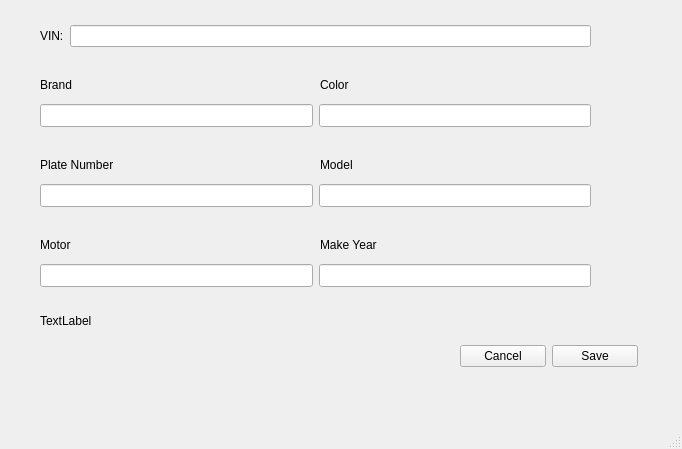
<?xml version="1.0" encoding="UTF-8"?>
<ui version="4.0">
 <class>NoteWindow</class>
 <widget class="QMainWindow" name="NoteWindow">
  <property name="geometry">
   <rect>
    <x>0</x>
    <y>0</y>
    <width>682</width>
    <height>449</height>
   </rect>
  </property>
  <property name="windowTitle">
   <string>MainWindow</string>
  </property>
  <widget class="QWidget" name="centralwidget">
   <widget class="QWidget" name="layoutWidget">
    <property name="geometry">
     <rect>
      <x>40</x>
      <y>20</y>
      <width>551</width>
      <height>32</height>
     </rect>
    </property>
    <layout class="QHBoxLayout" name="horizontalLayout">
     <item>
      <widget class="QLabel" name="fileLocationLabel">
       <property name="text">
        <string>VIN:</string>
       </property>
      </widget>
     </item>
     <item>
      <widget class="QLineEdit" name="carVIN"/>
     </item>
    </layout>
   </widget>
   <widget class="QWidget" name="layoutWidget">
    <property name="geometry">
     <rect>
      <x>460</x>
      <y>340</y>
      <width>178</width>
      <height>32</height>
     </rect>
    </property>
    <layout class="QHBoxLayout" name="horizontalLayout_2">
     <item>
      <widget class="QPushButton" name="CancelButton">
       <property name="text">
        <string>Cancel</string>
       </property>
      </widget>
     </item>
     <item>
      <widget class="QPushButton" name="saveButton">
       <property name="text">
        <string>Save</string>
       </property>
      </widget>
     </item>
    </layout>
   </widget>
   <widget class="QLabel" name="LastNameLabel">
    <property name="geometry">
     <rect>
      <x>320</x>
      <y>150</y>
      <width>82</width>
      <height>30</height>
     </rect>
    </property>
    <property name="text">
     <string>Model</string>
    </property>
   </widget>
   <widget class="QLabel" name="PhoneLabel">
    <property name="geometry">
     <rect>
      <x>40</x>
      <y>230</y>
      <width>85</width>
      <height>30</height>
     </rect>
    </property>
    <property name="text">
     <string>Motor         </string>
    </property>
   </widget>
   <widget class="QLabel" name="FirstNameLabel">
    <property name="geometry">
     <rect>
      <x>40</x>
      <y>150</y>
      <width>161</width>
      <height>29</height>
     </rect>
    </property>
    <property name="text">
     <string>Plate Number</string>
    </property>
   </widget>
   <widget class="QWidget" name="layoutWidget_2">
    <property name="geometry">
     <rect>
      <x>40</x>
      <y>180</y>
      <width>551</width>
      <height>31</height>
     </rect>
    </property>
    <layout class="QHBoxLayout" name="horizontalLayout_6">
     <item>
      <layout class="QHBoxLayout" name="horizontalLayout_5">
       <item>
        <widget class="QLineEdit" name="Plate_Number">
         <property name="font">
          <font>
           <pointsize>10</pointsize>
          </font>
         </property>
        </widget>
       </item>
      </layout>
     </item>
     <item>
      <layout class="QHBoxLayout" name="horizontalLayout_3">
       <item>
        <widget class="QLineEdit" name="Model">
         <property name="font">
          <font>
           <pointsize>10</pointsize>
          </font>
         </property>
        </widget>
       </item>
      </layout>
     </item>
    </layout>
   </widget>
   <widget class="QWidget" name="layoutWidget_3">
    <property name="geometry">
     <rect>
      <x>40</x>
      <y>260</y>
      <width>551</width>
      <height>31</height>
     </rect>
    </property>
    <layout class="QHBoxLayout" name="horizontalLayout_7">
     <item>
      <layout class="QHBoxLayout" name="horizontalLayout_4">
       <item>
        <widget class="QLineEdit" name="Motor">
         <property name="font">
          <font>
           <pointsize>10</pointsize>
          </font>
         </property>
        </widget>
       </item>
      </layout>
     </item>
     <item>
      <layout class="QHBoxLayout" name="horizontalLayout_8">
       <item>
        <widget class="QLineEdit" name="Year">
         <property name="font">
          <font>
           <pointsize>10</pointsize>
          </font>
         </property>
        </widget>
       </item>
      </layout>
     </item>
    </layout>
   </widget>
   <widget class="QLabel" name="OtherConcactLabel">
    <property name="geometry">
     <rect>
      <x>320</x>
      <y>230</y>
      <width>131</width>
      <height>30</height>
     </rect>
    </property>
    <property name="text">
     <string>Make Year</string>
    </property>
   </widget>
   <widget class="QLabel" name="userId">
    <property name="geometry">
     <rect>
      <x>40</x>
      <y>310</y>
      <width>171</width>
      <height>21</height>
     </rect>
    </property>
    <property name="text">
     <string>TextLabel</string>
    </property>
   </widget>
   <widget class="QLabel" name="LastNameLabel_2">
    <property name="geometry">
     <rect>
      <x>320</x>
      <y>70</y>
      <width>82</width>
      <height>30</height>
     </rect>
    </property>
    <property name="text">
     <string>Color</string>
    </property>
   </widget>
   <widget class="QLabel" name="FirstNameLabel_2">
    <property name="geometry">
     <rect>
      <x>40</x>
      <y>70</y>
      <width>84</width>
      <height>29</height>
     </rect>
    </property>
    <property name="text">
     <string>Brand</string>
    </property>
   </widget>
   <widget class="QWidget" name="layoutWidget_4">
    <property name="geometry">
     <rect>
      <x>40</x>
      <y>100</y>
      <width>551</width>
      <height>31</height>
     </rect>
    </property>
    <layout class="QHBoxLayout" name="horizontalLayout_9">
     <item>
      <layout class="QHBoxLayout" name="horizontalLayout_10">
       <item>
        <widget class="QLineEdit" name="Brand">
         <property name="font">
          <font>
           <pointsize>10</pointsize>
          </font>
         </property>
        </widget>
       </item>
      </layout>
     </item>
     <item>
      <layout class="QHBoxLayout" name="horizontalLayout_11">
       <item>
        <widget class="QLineEdit" name="Color">
         <property name="font">
          <font>
           <pointsize>10</pointsize>
          </font>
         </property>
        </widget>
       </item>
      </layout>
     </item>
    </layout>
   </widget>
   <zorder>layoutWidget</zorder>
   <zorder>layoutWidget</zorder>
   <zorder>LastNameLabel</zorder>
   <zorder>PhoneLabel</zorder>
   <zorder>FirstNameLabel</zorder>
   <zorder>layoutWidget_2</zorder>
   <zorder>layoutWidget_3</zorder>
   <zorder>OtherConcactLabel</zorder>
   <zorder>userId</zorder>
   <zorder>Motor</zorder>
   <zorder>LastNameLabel_2</zorder>
   <zorder>FirstNameLabel_2</zorder>
   <zorder>layoutWidget_4</zorder>
  </widget>
  <widget class="QMenuBar" name="menubar">
   <property name="geometry">
    <rect>
     <x>0</x>
     <y>0</y>
     <width>682</width>
     <height>28</height>
    </rect>
   </property>
  </widget>
  <widget class="QStatusBar" name="statusbar"/>
 </widget>
 <resources/>
 <connections/>
</ui>
